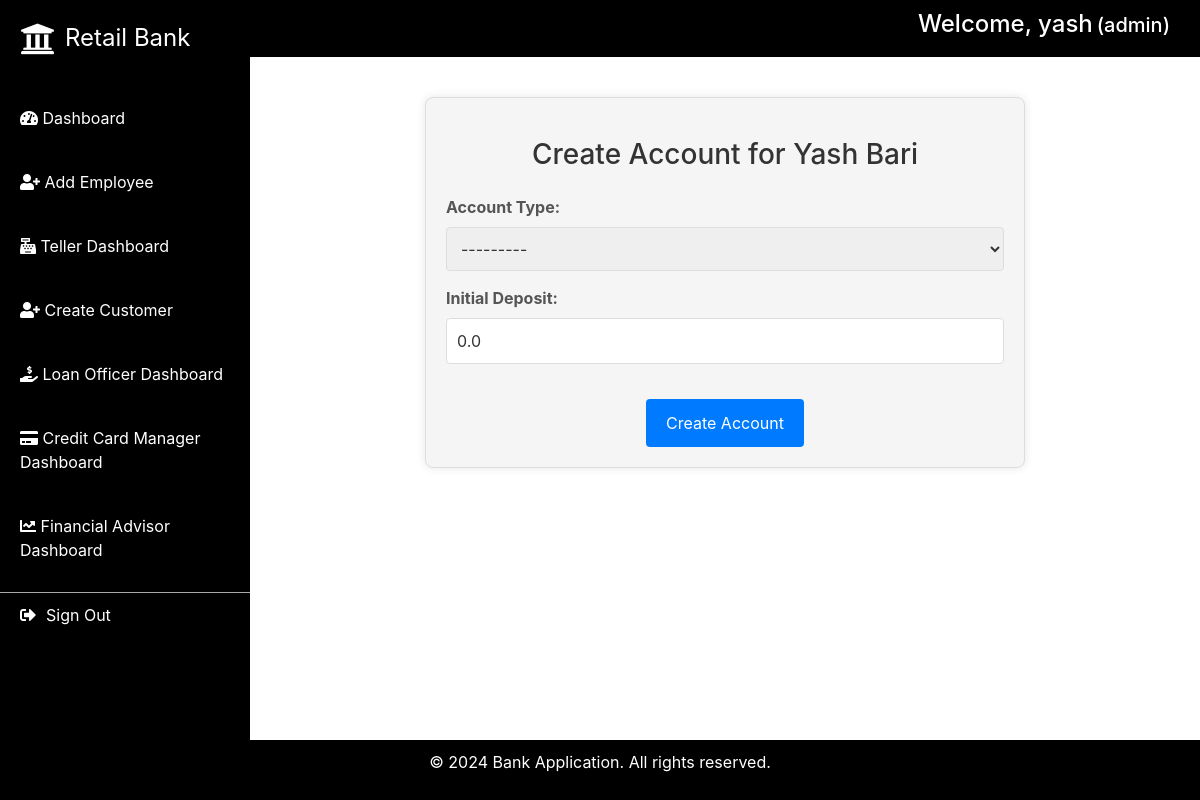
The app's page /create_account/9/ (signed in) with its own data.
### bank/models.py (models this page shows, shortened)
class User(AbstractUser):
    groups = models.ManyToManyField(
        'auth.Group',
        verbose_name='groups',
        blank=True,
        help_text='The groups this user belongs to.',
        related_name='%(app_label)s_%(class)s_set',
    )
    user_permissions = models.ManyToManyField(
        'auth.Permission',
        verbose_name='user permissions',
        blank=True,
        help_text='Specific permissions for this user.',
        related_name='%(app_label)s_%(class)s_set',
    )
    role = models.CharField(max_length=30, choices=[('customer', 'Customer'), ('teller', 'Bank Teller'), ('loan_officer', 'Loan Officer'), ('credit_card_manager', 'Credit Card Manager'), ('financial_advisor', 'Financial Advisor'),('admin','Admin')], default='customer')

class Customer(models.Model):
    user = models.OneToOneField(User, on_delete=models.CASCADE)
    name = models.CharField(max_length=100)
    email = models.EmailField(unique=True)
    dob = models.DateField()
    address = models.TextField(blank=True)
    phone_number = models.CharField(max_length=15, blank=True)
    profile_picture = models.ImageField(upload_to='profile_pictures/', blank=True)

### bank/views.py (the view)
# urls.py: path('create_account/<int:user_id>/', views.create_account, name='create_account'),
@login_required
@user_passes_test(check_role('teller'))
def create_account(request, user_id):
    user = get_object_or_404(User, id=user_id)
    customer = get_object_or_404(Customer, user=user)  # Get Customer associated with the User
    if request.method == 'POST':
        account_form = AccountForm(request.POST)
        if account_form.is_valid():
            account = account_form.save(commit=False)
            account.customer = customer
            account.save()
            return redirect('teller_dashboard')  # Redirect to Teller Dashboard
    else:
        account_form = AccountForm()
    account_number = generate_account_number()
    return render(request, 'create_account.html', {'account_form': account_form, 'customer': customer, 'account_number': account_number})

### bank/forms.py
class AccountForm(forms.ModelForm):
    class Meta:
        model = Account
        fields = ['account_type', 'balance']

### bank/models.py (called while the page is built)
def generate_account_number():
    while True:
        account_number = str(uuid.uuid4().int)[:12]
        if not Account.objects.filter(account_number=account_number).exists():
            return account_number

### bank/views.py (called while the page is built)
def check_role(role):
    def inner(user):
        return user.role == role or user.role == 'admin'
    return inner

### bank/templates/create_account.html (shortened to what this page needs)
{% extends 'base.html' %}
{% load static %}
{% block content %}
<div class="form-container">
    <h2 class="text-center mb-4">Create Account for {{ customer.name }}</h2>
    <form method="post">
        <div class="form-group">
            <label for="id_account_type">Account Type:</label>
            {{ account_form.account_type }}
        </div>
        <div class="form-group">
            <label for="id_initial_deposit">Initial Deposit:</label>
            {{ account_form.balance }}
        </div>
        <div class="text-center">
            <button type="submit" class="btn-submit">Create Account</button>
        </div>
    </form>
</div>
{% endblock %}

### bank/templates/base.html (shortened to what this page needs)
{% load static %}
<!DOCTYPE html>
<html lang="en">
<head>
    <link rel="stylesheet" href="{% static 'css/styles.css' %}">
    <link rel="stylesheet" href="https://cdnjs.cloudflare.com/ajax/libs/font-awesome/6.0.0-beta3/css/all.min.css">
    <link href="https://stackpath.bootstrapcdn.com/bootstrap/4.5.2/css/bootstrap.min.css" rel="stylesheet">
    <link href="https://cdnjs.cloudflare.com/ajax/libs/font-awesome/5.15.3/css/all.min.css" rel="stylesheet">
</head>
<body>
    <header>
        <div class="header-container">
            <div class="user-info">
                <h4 style="display: inline-block;">Welcome, {{ request.user.username }}</h4>
                <h5 style="display: inline-block; margin-right: 10px;">({{ request.user.role }})</h5>
            </div>
        </div>
    </header>
    <div class="container-fluid">
        <aside class="sidebar" id="sidebar">
            <div class="sidebar-header" id="sidebar-header">
                <i class="fas fa-university"></i>
                <span>Retail Bank</span>
            </div>
            <div class="sidebar-content"style="margin-top: 40px;">
                <nav>
                    <ul>
                        <li><a href="{% url 'dashboard' %}"><i class="fas fa-tachometer-alt"></i> Dashboard</a></li>
                        {% if request.user.role == 'admin' %}
                        <li><a href="{% url 'add_user' %}"><i class="fas fa-user-plus"></i> Add Employee</a></li>
                        <li><a href="{% url 'teller_dashboard' %}"><i class="fas fa-cash-register"></i> Teller Dashboard</a></li>
                        <li><a href="{% url 'create_customer' %}"><i class="fas fa-user-plus"></i> Create Customer</a></li>
                        <li><a href="{% url 'loan_officer_dashboard' %}"><i class="fas fa-hand-holding-usd"></i> Loan Officer Dashboard</a></li>
                        <li><a href="{% url 'credit_card_manager_dashboard' %}"><i class="fas fa-credit-card"></i> Credit Card Manager Dashboard</a></li>
                        <li><a href="{% url 'financial_advisor_dashboard' %}"><i class="fas fa-chart-line"></i> Financial Advisor Dashboard</a></li>
                        {% elif request.user.role == 'teller' %}
                            <li><a href="{% url 'create_customer' %}"><i class="fas fa-user-plus"></i> Create Customer</a></li>
                        {% elif request.user.role == 'loan_officer' %}
                            <li><a href="{% url 'loan_officer_dashboard' %}"><i class="fas fa-hand-holding-usd"></i> Loan Officer Dashboard</a></li>
                        {% elif request.user.role == 'credit_card_manager' %}
                            <li><a href="{% url 'credit_card_manager_dashboard' %}"><i class="fas fa-credit-card"></i> Credit Card Manager Dashboard</a></li>
                        {% elif request.user.role == 'financial_advisor' %}
                            <li><a href="{% url 'financial_advisor_dashboard' %}"><i class="fas fa-chart-line"></i> Financial Advisor Dashboard</a></li>
                        {% endif %}
                    </ul>
                </nav>
                <div class="sign-out">
                    <a href="{% url 'logout' %}">
                        <i class="fas fa-sign-out-alt"></i> Sign Out
                    </a>
                </div>
            </div>
        </aside>
        <main class="content">
            {% block content %}{% endblock %}
        </main>
    </div>
    <footer>
        <p>&copy; 2024 Bank Application. All rights reserved.</p>
    </footer>
</body>
</html>

### bank/static/css/styles.css (style rules this page uses)
body { font-family: Arial, sans-serif; margin: 0; padding: 0; background-color: #f4f4f4; }
header { background-color: #000; color: #fff; padding: 10px 0; }
.header-container { display: flex; justify-content: flex-end; align-items: center; width: 100%; }
.user-info { font-size: 14px; margin-right: 20px; }
.container-fluid { padding: 0; }
.sidebar { position: fixed; top: 0; left: 0; width: 250px; height: 100%; background-color: #111; padding-top: 20px; z-index: 1; transition: transform 0.3s ease; transform: translateX(0); background-color: black; }
.sidebar-header { display: flex; align-items: center; font-size: 32px; margin-bottom: 20px; padding: 0 20px; cursor: pointer; color: #fff; }
.sidebar-header i { font-size: 35px; margin-right: 10px; }
.sidebar-header span { font-size: 24px; }
.sidebar-content { transition: opacity 0.3s; }
.sidebar nav ul { list-style: none; padding: 0; margin: 0; }
.sidebar nav ul li { margin: 20px 0; }
.sidebar nav ul li a { color: #fff; text-decoration: none; display: block; padding: 10px 20px; }
main.content { margin-left: 250px; padding: 20px; transition: margin-left 0.3s; }
h2 { margin-top: 0; }
form { display: flex; flex-direction: column; }
form .form-group { margin-bottom: 15px; }
form .form-group label { font-weight: bold; }
form .form-group input, form .form-group select { padding: 10px; font-size: 16px; border-radius: 4px; border: 1px solid #ddd; }
footer { background-color: #000; color: #fff; text-align: center; padding: 10px 0; position: fixed; bottom: 0; width: 100%; }

### bank/templates/base.html (style rules this page uses)
.sidebar-content .sign-out { margin-bottom: 50px; margin-top: 20px; padding: 10px 20px; display: flex; align-items: center; justify-content: space-between; border-top: 1px solid #aaa; transition: background-color 0.3s; cursor: pointer; }
.sidebar-content .sign-out a { color: #fff; text-decoration: none; display: flex; align-items: center; }
.sidebar-content .sign-out a i { margin-right: 10px; }

### bank/templates/create_account.html (style rules this page uses)
.form-container { max-width: 600px; margin: 20px auto; padding: 20px; background-color: #f5f5f5; border: 1px solid #ddd; border-radius: 8px; box-shadow: 0 0 10px rgba(0, 0, 0, 0.1); }
.form-container h2 { margin-bottom: 20px; font-size: 28px; color: #333; text-align: center; }
.form-group { margin-bottom: 20px; }
.form-group label { display: block; font-weight: 600; color: #555; margin-bottom: 8px; }
.form-group select, .form-group input[type="text"], .form-group input[type="number"] { width: 100%; padding: 10px; border: 1px solid #ddd; border-radius: 4px; font-size: 16px; color: #333; }
.btn-submit { padding: 12px 20px; background-color: #007bff; border: none; border-radius: 4px; font-size: 16px; color: #fff; cursor: pointer; transition: background-color 0.3s; }
.text-center { text-align: center; margin-top: 20px; }

### records on screen
User: user.username "yash", user.role "admin"
Customer: name "Yash Bari"
